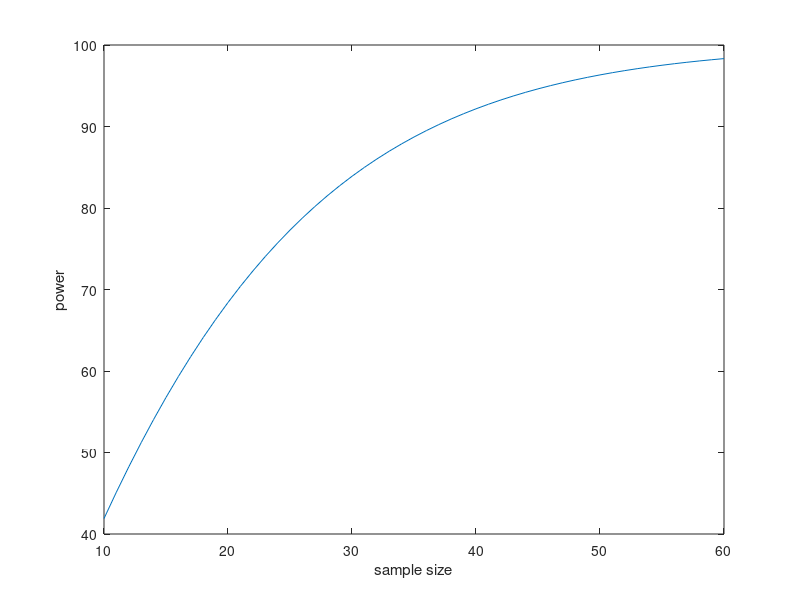

Recreate this plot in MATLAB.
%% display power analysis

%% Author: Veith Weilnhammer
%% Last edited: 17.1.2019

clear all
close all

root_dir = '/home/veithweilnhammer/Public/Git/scripts/Matlab/RDK/parametric_RDK/Power_Analysis'
cd(root_dir)

load('pow_results.mat')

samples = find(pow_results.power>95)+10;
minimum_sample_size = min(samples)

figure(), set(gcf, 'Color', 'w')
plot([10:60], pow_results.power), xlabel('sample size'), ylabel('power')